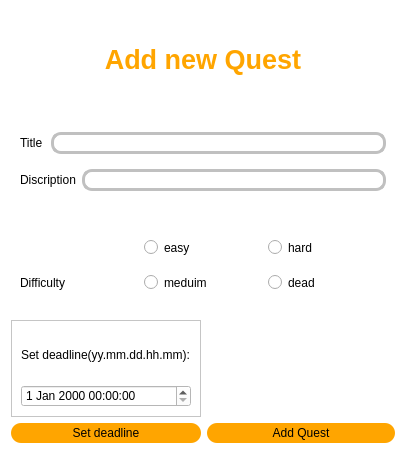
<?xml version="1.0" encoding="UTF-8"?>
<ui version="4.0">
 <class>AddQuest</class>
 <widget class="QDialog" name="AddQuest">
  <property name="geometry">
   <rect>
    <x>0</x>
    <y>0</y>
    <width>406</width>
    <height>454</height>
   </rect>
  </property>
  <property name="windowTitle">
   <string>Dialog</string>
  </property>
  <property name="styleSheet">
   <string notr="true">background-color:white;</string>
  </property>
  <layout class="QGridLayout" name="gridLayout_4">
   <item row="4" column="0">
    <widget class="QPushButton" name="pushButton_2">
     <property name="minimumSize">
      <size>
       <width>0</width>
       <height>20</height>
      </size>
     </property>
     <property name="styleSheet">
      <string notr="true">background-color:orange;
border-radius:10px;</string>
     </property>
     <property name="text">
      <string>Set deadline</string>
     </property>
    </widget>
   </item>
   <item row="2" column="0" colspan="2">
    <widget class="QFrame" name="frame">
     <property name="styleSheet">
      <string notr="true">border:none;</string>
     </property>
     <property name="frameShape">
      <enum>QFrame::StyledPanel</enum>
     </property>
     <property name="frameShadow">
      <enum>QFrame::Raised</enum>
     </property>
     <layout class="QGridLayout" name="gridLayout_2">
      <item row="2" column="2">
       <widget class="QRadioButton" name="dead">
        <property name="styleSheet">
         <string notr="true">color:black;</string>
        </property>
        <property name="text">
         <string>dead</string>
        </property>
       </widget>
      </item>
      <item row="2" column="0">
       <widget class="QLabel" name="label">
        <property name="styleSheet">
         <string notr="true">color:black;</string>
        </property>
        <property name="text">
         <string>Difficulty</string>
        </property>
       </widget>
      </item>
      <item row="2" column="1">
       <widget class="QRadioButton" name="meduim">
        <property name="styleSheet">
         <string notr="true">color:black;</string>
        </property>
        <property name="text">
         <string>meduim</string>
        </property>
       </widget>
      </item>
      <item row="1" column="1">
       <widget class="QRadioButton" name="easy">
        <property name="styleSheet">
         <string notr="true">color:black;</string>
        </property>
        <property name="text">
         <string>easy</string>
        </property>
       </widget>
      </item>
      <item row="1" column="2">
       <widget class="QRadioButton" name="hard">
        <property name="styleSheet">
         <string notr="true">color:black;</string>
        </property>
        <property name="text">
         <string>hard</string>
        </property>
       </widget>
      </item>
     </layout>
    </widget>
   </item>
   <item row="3" column="0">
    <widget class="QFrame" name="frame_2">
     <property name="frameShape">
      <enum>QFrame::StyledPanel</enum>
     </property>
     <property name="frameShadow">
      <enum>QFrame::Raised</enum>
     </property>
     <layout class="QGridLayout" name="gridLayout_3">
      <item row="0" column="0">
       <widget class="QLabel" name="label_2">
        <property name="styleSheet">
         <string notr="true">color:black;</string>
        </property>
        <property name="text">
         <string>Set deadline(yy.mm.dd.hh.mm):</string>
        </property>
       </widget>
      </item>
      <item row="1" column="0">
       <widget class="QDateTimeEdit" name="dateTimeEdit">
        <property name="styleSheet">
         <string notr="true">background-color:white;
color:black;</string>
        </property>
       </widget>
      </item>
     </layout>
    </widget>
   </item>
   <item row="1" column="0" colspan="2">
    <widget class="QFrame" name="frame_3">
     <property name="styleSheet">
      <string notr="true">border:none;</string>
     </property>
     <property name="frameShape">
      <enum>QFrame::StyledPanel</enum>
     </property>
     <property name="frameShadow">
      <enum>QFrame::Raised</enum>
     </property>
     <layout class="QGridLayout" name="gridLayout">
      <item row="0" column="0">
       <widget class="QLabel" name="label_Title">
        <property name="styleSheet">
         <string notr="true">color:black;</string>
        </property>
        <property name="text">
         <string>Title</string>
        </property>
       </widget>
      </item>
      <item row="0" column="1" colspan="2">
       <widget class="QLineEdit" name="Title">
        <property name="minimumSize">
         <size>
          <width>0</width>
          <height>20</height>
         </size>
        </property>
        <property name="styleSheet">
         <string notr="true">background-color:white;
border-radius:10px;
color:black;
border:3px solid silver;</string>
        </property>
       </widget>
      </item>
      <item row="1" column="0" colspan="2">
       <widget class="QLabel" name="label_Discription">
        <property name="styleSheet">
         <string notr="true">color:black;</string>
        </property>
        <property name="text">
         <string>Discription</string>
        </property>
       </widget>
      </item>
      <item row="1" column="2">
       <widget class="QLineEdit" name="Discription">
        <property name="minimumSize">
         <size>
          <width>0</width>
          <height>20</height>
         </size>
        </property>
        <property name="styleSheet">
         <string notr="true">background-color:white;
border-radius:10px;
color:black;
border:3px solid silver;</string>
        </property>
       </widget>
      </item>
     </layout>
    </widget>
   </item>
   <item row="4" column="1">
    <widget class="QPushButton" name="pushButton">
     <property name="minimumSize">
      <size>
       <width>0</width>
       <height>20</height>
      </size>
     </property>
     <property name="styleSheet">
      <string notr="true">background-color:orange;
border-radius:10px;</string>
     </property>
     <property name="text">
      <string>Add Quest</string>
     </property>
    </widget>
   </item>
   <item row="0" column="0" colspan="2">
    <widget class="QLabel" name="label_3">
     <property name="font">
      <font>
       <pointsize>20</pointsize>
       <bold>true</bold>
      </font>
     </property>
     <property name="styleSheet">
      <string notr="true">color:orange;</string>
     </property>
     <property name="text">
      <string>Add new Quest</string>
     </property>
     <property name="alignment">
      <set>Qt::AlignCenter</set>
     </property>
    </widget>
   </item>
  </layout>
 </widget>
 <resources/>
 <connections/>
</ui>
